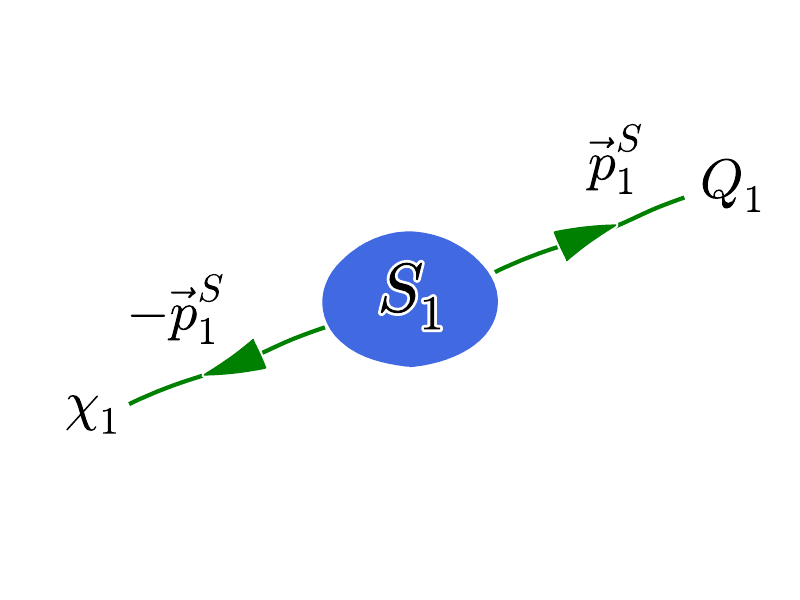

Write the Python code that produced this figure.
import matplotlib.pyplot as plt
import matplotlib.path as mpath
import matplotlib.patches as mpatches
import numpy as np
from matplotlib.patches import Circle, Arrow

with plt.xkcd():

    fig = plt.figure()
    ax = fig.add_subplot(111)
    #ax = fig.add_axes((0.,0.,1.,1.))
    #ax = plt.axes()
    #ax.set_aspect(1)
    ax.set_ylim(0, 100)
    ax.set_xlim(0, 100)    
    plt.axis('off')

    # Draw S1
    blob = Circle(xy=(50,50),radius=14,angle=0,lw=0,edgecolor='b',fc='RoyalBlue',zorder=5)
    ax.add_patch(blob)
    fig.text(0.52, 0.48,r'$S_1$',ha='center',fontsize=50,color='black')

    # draw decay products
    t1 = np.arange(5,37)
    t2 = np.arange(64,95)
    out_p1 = np.array([44+0.5*(x-t1[-1]) for x in t1[::-1]])
    out_p2 = np.array([56+0.5*(x-t2[0]) for x in t2])

    ax.annotate('', xytext=(t1[-1]-10,out_p1[0]-5), xy=(t1[-1]-20,out_p1[0]-10),
                arrowprops=dict(arrowstyle="-|>,head_width=0.8,head_length=3",color='g'))
    plt.plot(t1,out_p1[::-1],color='g',linestyle='-',lw=3)
    fig.text(0.12,0.3,r'$\chi_1$',ha='center',fontsize=40,color='k')
    fig.text(0.23, 0.45,r'$-\vec{p}_1^S$',ha='center',fontsize=40,color='k')

    ax.annotate('', xy=(t2[-1]-10,out_p2[-1]-5), xytext=(t2[0]+10,out_p2[0]+5),
                arrowprops=dict(arrowstyle="-|>,head_width=0.8,head_length=3",color='g'))
    plt.plot(t2,out_p2,color='g',linestyle='-',lw=3)
    fig.text(0.92, 0.67,r'$Q_1$',ha='center',fontsize=40,color='k')
    fig.text(0.78, 0.7,r'$\vec{p}_1^S$',ha='center',fontsize=40,color='k')

    plt.savefig("rest_frame.pdf")

# Somehow needed, otherwise it crashes..
# Haven't figured out why yet
plt.show()    

